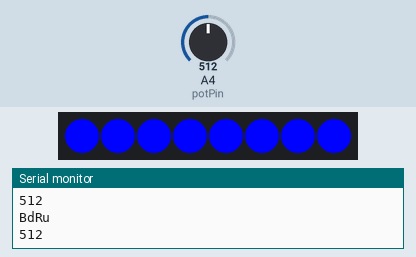
Recording of a sketch running on a simulated Arduino Uno, built with avr-gcc and run on an emulated ATmega328P. On the bench: 8 RGB LEDs in strip order, left to right, the last lines printed to the serial monitor. Inputs (shaded band) come from the test bench; at power-on: A4 (potPin) = 512. Dim RGB values are drawn brighter than linear; the strip is taken to match the declared colour order.

Above: at 1.2 s.
1.3 s: A4 (potPin) set to 306
At 2.4 s:
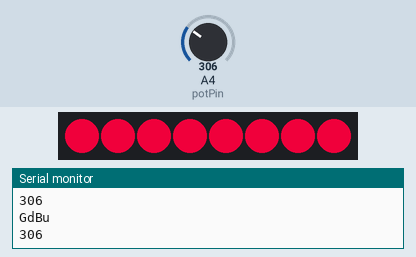
2.8 s: A4 (potPin) set to 122
At 3.6 s:
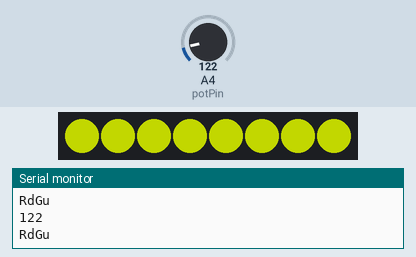
4.3 s: A4 (potPin) set to 775
At 4.7 s:
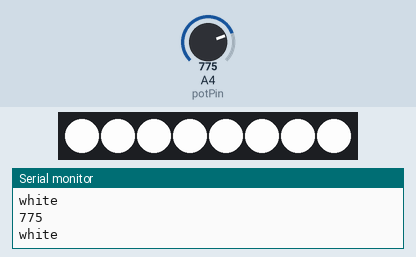
5.8 s: A4 (potPin) set to 755
At 6.9 s:
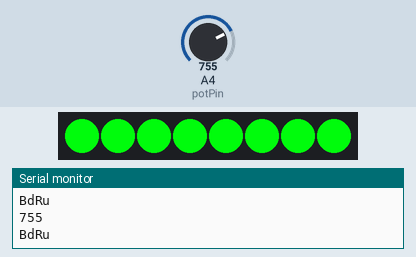
7.3 s: A4 (potPin) set to 1023
At 7.8 s:
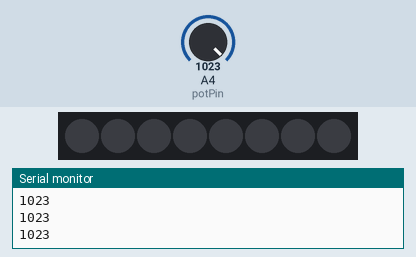
Timing chart, 0 to 9.8 s (numbered marks = the images above; inputs shaded):
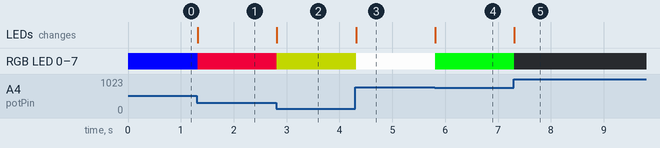

Measured:
- after the input at 1.3 s, RGB LED 0–7: RGB(0, 2, 255) → RGB(206, 0, 51) at once; the LEDs: change at once (image 1)
- after the input at 2.8 s, RGB LED 0–7: RGB(206, 0, 51) → RGB(122, 135, 0) at once; the LEDs: change at once (image 2)
- after the input at 4.3 s, RGB LED 0–7: RGB(122, 135, 0) → RGB(247, 247, 247) at once; the LEDs: change at once (image 3)
- after the input at 5.8 s, RGB LED 0–7: RGB(247, 247, 247) → RGB(0, 245, 12) at once; the LEDs: change at once (image 4)
- after the input at 7.3 s, RGB LED 0–7: RGB(0, 245, 12) → off at once; the LEDs: change at once (image 5)

The sketch:

Working1.ino
```cpp
#include <Arduino.h>
#include <Adafruit_NeoPixel.h>

#define PIN 2

Adafruit_NeoPixel strip = Adafruit_NeoPixel(8, PIN, NEO_RGBW + NEO_KHZ800); //Light strip declared: (strip width, output pin, strip type)

int potPin= A4;  //potentiometer input pin
int readValue;  //value read off potentiometer
int val = 0; //brings read value into pixel range (potentiometer output 0-1023, strip takes 0-255)


void setup() {
  strip.begin(); //Initialises strip
  strip.show(); //Resets all pixels to 0, turns all lights off
  strip.setBrightness(255);

  pinMode(potPin, INPUT);  //set potPin to be an input
  Serial.begin(9600);      // turn on Serial Port
}

void loop() {

 readValue = analogRead(potPin);  //Read the voltage on the Potentiometer

 if (readValue < 2 or readValue > 1022){
  setAll(0,0,0,0); //turn all off if pot value near either end
 }
 else if (readValue == 2){
  setAll(255,0,0,0);
  Serial.println("max red"); //max red output before fade. Required to cover gaps where lights will turn off, giving blinking effect - not smooth
 }
 else if (2 < readValue and readValue < 255){ //first quarter turn of potentiometer
  val = readValue;
  setAll((-val + 257), val, 0,0); //red intensity decreases linearly (y=-x+257), green intensity increases linearly (y=x)
  Serial.println("RdGu"); //"Red down, Green up                   //when graphing above, y is intensity, x is value between 0-255 read from potentiometer
 }

 else if (readValue == 256){
  setAll(0,255,0,0);
  Serial.println("max green");
 }
 else if(256 < readValue and readValue < 510){ //second quarter turn
  val = readValue - 255;    //potentiometer outputs value between 256-510. -255 brings value back between 1-255 (valid range of pixel input)
  setAll(0,(-val + 257), val, 0);
  Serial.println("GdBu"); //Green down, Blue up
 }
 else if (readValue == 511){
  setAll(0,0,255,0);
  Serial.println("max blue");
 }
 else if(510 < readValue and readValue < 765){
  val = readValue - 510;
  setAll(val,0,(-val + 257), 0);
  Serial.println("BdRu");  //Blue down, Red up
 }
 else if (readValue == 766){ //after going through all 2 colour mixes possible, last quarter controls white LED intensity
  setAll(0,0,0,255);
  Serial.println("max white");
 }
 else if(765 < readValue and readValue < 1022){
  val = readValue - 765;
  setAll(0,0,0,(-val + 257));
  Serial.println("white");
 }


 Serial.println(readValue);

}

int setAll(int R, int G, int B, int W){ //setAll takes RGBW values
  int i = 0;
   for(i=0; i<strip.numPixels(); i++) {
    strip.setPixelColor(i, G, R, B, W); //Iterate through every pixel, set pixel LED intensities to values input to function

  }
  strip.show(); //Displays colours to strip
}
```
